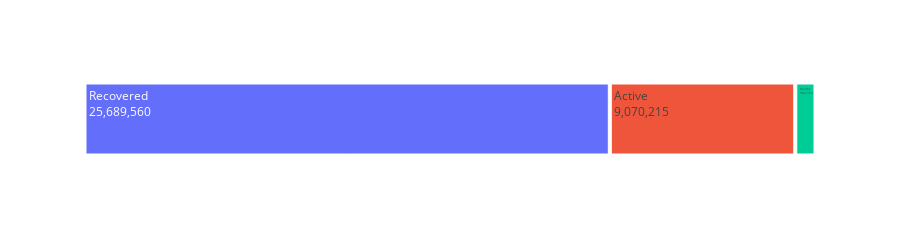

Notebook source saved alongside this figure:
### Code cell
# plot
temp = covid_global_daily[['Date','Deaths','Recovered','Active']].tail(1)
temp = temp.melt(id_vars='Date',value_vars = ['Active','Deaths','Recovered'])
fig = px.treemap(temp, path=['variable'],values = 'value', height = 225)
fig.data[0].textinfo = 'label+text+value'
fig.show()

### Figure 1 — Plotly figure (JSON) as saved in the notebook; plotly's stock layout.template omitted (floating-point values rounded to 4 significant figures)
{"data": [{"branchvalues": "total", "domain": {"x": [0, 1], "y": [0, 1]}, "hovertemplate": "labels=%{label}<br>value=%{value}<br>parent=%{parent}<br>id=%{id}<extra></extra>", "ids": ["Active", "Deaths", "Recovered"], "labels": ["Active", "Deaths", "Recovered"], "name": "", "parents": ["", "", ""], "textinfo": "label+text+value", "type": "treemap", "values": [9070215, 989564, 25689560]}], "layout": {"height": 225, "legend": {"tracegroupgap": 0}, "margin": {"t": 60}}}
